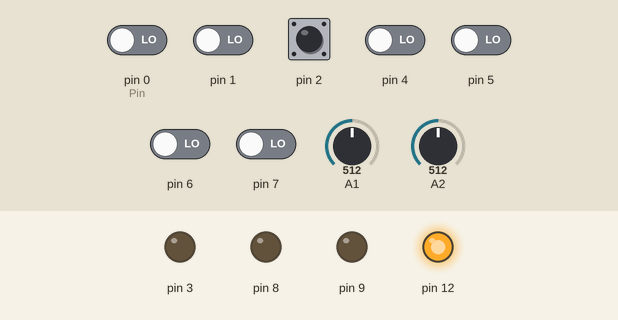
Simulated run of this sketch. Board: Arduino Uno, built for the host (arithmetic inside an expression is 32-bit, double 64-bit). Parts: output pins drawn as LEDs (lit = HIGH). The inputs (shaded band) are chosen by the test bench; at power-on: pin 2 HIGH, pin 0 (Pin), pin 1, pin 4–7 LOW, A1 = 512, A2 = 512. What the sketch prints to the serial monitor is not drawn.

Above: at 1.2 s.
1.3 s: pin 2 pulled LOW for 0.15 s
At 1.7 s:
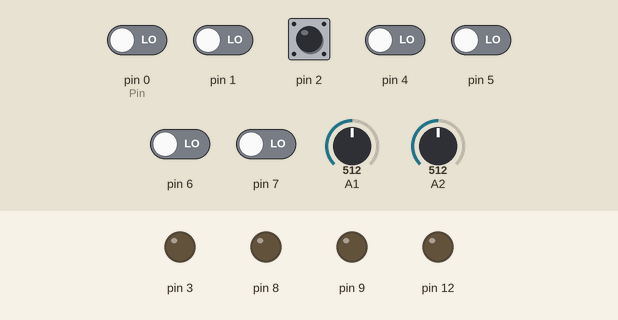
Timing chart, 0 to 4.3 s (numbered marks = the images above; inputs shaded):
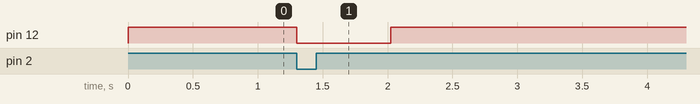

The sketch:

fotoino1.ino
```cpp
/************************************************************************************
*************************************************************************************
* He aquí el código fuente implementado para el Trabajo Fin de Grado con título:
*                 "Sistemas fotovoltaico Orientado a Docencia"
* Realizado por:
*                           Óscar Martínez Cano
*
* Este programa genera un par de señales PWM, una con el timer1, que controlará la
* conmutación de un convertidor elevador en función de medidas de tensión y corriente,
* con el fin de que el sistema opere a máxima potencia, y otra con el timer2, que
* controlará la conmutación de un inversor de puente completo. Además el sistema
* contará con * comunicación serie con un PC.
*
* Este software es de código abierto y puede ser consultado libremente.
*************************************************************************************
************************************************************************************/

/*************************Variables y constantes************************************/

int cnt20u = 0;         //Contador de 20 us
int cnt1m = 0;          //Contador de 1ms
int cambio = 0;         //Activa la segunda función de la rutina de overflow
//Valores de los ciclos de trabajo para obtener un seno al filtrar.
const int d1[11]=  {40, 35, 30, 25, 20, 20, 20, 25, 30, 35, 35}; //Señal en alta
const int d2[9] =      {10, 20, 25, 30, 35, 35, 30, 25, 15};     //Señal en baja
//Para obtener un valor exacto de V e I tomo p muestras en cada duty y promedio
const int p = 1000;     //Número de muestras a promediar
float Ip=0;             //Almacena la corriente media
float Vp=0;             //Almacena la tensión media
//El ciclo de trabajo varia de 0 a 33, dónde 33 equivale a D = 100%
const int medidas = 34; //Una medida más para la corriente en abierto
float Iin = 0;          //Corriente de entrada
float Vin = 0;          //Tensión de entrada
float Pin = 0;          //Potencia de entrada
float Pmaxima = 0;      //Para calcular la potencia máxima
int DpMax=0;            //Almacena el duty que da la potencia maxima

int cnt = 0; //contador de medidas
int dato=0; //dato recibido por el puerto serie
/***********************************************************************************/

void setup(){
  cli();               // Detiene las interrupciones
  Serial.begin(9600);  //Inicia la comunicación serie (9600 bits/seg)
  DDRB =  1 << DDB0 | 1 << DDB1 | 1<<DDB4; // 8 salida,9 salida(PWM, DC-DC),12 salida
  DDRD =  1 << DDD3 | 0 << DDD2;//3 salida(PWM, inv),2 entrada (botón)
  PORTD = 1 << PORTD2; // pin 2 a 1 (pullup), para detectar circuito cerrado (botón)
  PORTB = 1 << PORTB4; //12 a 1, pone el sistema en cortocircuito para que funcione.

  /*Timer 2. Genera la PWM del inversor y la señal de 50 Hz
    COM Clear OC2B on compare Match, set OC2B at BOTTOM (inverting) '1'
    WGM Fast PWM from bottom to OCRA, CS No prescaling */
  TCCR2A = 1<<COM2B1 | 1<<COM2B0 | 1<<WGM21 | 1<<WGM20;
  TCCR2B = 1<<WGM22 | 0<<CS22 | 1<<CS21 | 0<<CS20;            //P = 8
  OCR2A = 40;

  /*Timer 1. Genera la PWM del convertidor elevador.
    Phase & frequency correct PWM”,con final de cuenta (TOP)= ICR1
    Modo (“Clear OC1A/OC1B on Compare Match when upcounting
    Set OC1A/OC1B on Compare Match when downcounting*/
  TCCR1A = 1<<COM1A1 | 0<<COM1A0 | 1<<COM1B1 | 0<<COM1B0 | 0<<WGM11 | 0<<WGM10;
  TCCR1B = 1<<WGM13 | 0<<WGM12 | 0<<CS12 | 1<<CS11 | 0<<CS10; //P = 8;
  ICR1 = 33; // periodo = 0.033 ms -> 30kHz
  OCR1A = 16; //indica el duty (15 Por ejemplo ~50%)

  /* Activar interrupciones */
  TIMSK2 = 1 << TOIE0; //activar overflow interrupt on timer 2
  asm("SEI");          //enable global interrupt sei();
}


void loop(){
  /*Si pulso e botón o si recibo dato calibramos*/
  if((PIND & 1<<DDD2) == 0x00 || dato ==1) calibrar();
  //if (dato==1) calibrar();
}

/*Esta función se ejecuta cuando hay un evento por el puerto serie.
Mientras haya datos disponibles lee, si el dato recibido en un dígito lo
convierto a entero*/
void serialEvent() {
  while (Serial.available()) {
    // Conseguir un nuevo byte
    char inChar = (char)Serial.read();
    //Si es digito lo convierto a entero
    if( isDigit(inChar) ){
      dato = (inChar - '0');
      delay(50);
      //Envío el número de medidas que voy a tomar.
      Serial.println(medidas);
    }
  }
}

/* Esta función mide la tensión y la corriente, tomando p muestras para cada
   medida del ciclo de trabajo y calcula la potencia de entrada */
void medir(){
  int corriente;
  int tension;
  //Tomo p muestras de una misma medida y hago el promedio
  for(int i=0; i<p; i++){
    corriente = analogRead(A2);
    tension = analogRead(A1);
    //Almaceno la suma de las muestras
    Ip = Ip + corriente;
    Vp = Vp + tension;
  }
  //Divido por el total de muestras para hacer el promedio
  corriente = Ip/p;
  tension = Vp/p;
  // Pongo a cero para la siguiente calibración
  Ip=0;
  Vp=0;
  //Aplico una conversión y  factor de escala
  Iin = corriente * (5.0 / 1023.0) * 21.7; //En mA
  Vin = tension   * (5.0 / 1023.0) * 2.45; //En V
  Pin = Iin * Vin;                         //En mW
}

/* Esta función envía las datos de medidos por el puerto serie al PC */
void printar(){
  delay(50);
  Serial.println(Iin);
  delay(50);
  Serial.println(Vin);
  delay(50);
  Serial.println(Pin);
}

/* Esta función se encarga de automatizar el proceso de calibración.
   Para ello vario el ciclo de trabajo, realizo la medida, calculo
   la potencia máxima y almaceno el Duty que proporciona la potencia
   máxima. Y envío todos los datos                                  */
void calibrar(){
  OCR1A = 0;
  //La primera medida la tomo en circuito abierto.
  PORTB = 0 << PORTB4;
  delay(500);
  medir();
  //Cierro el circuito, envío los datos y empiezo a medir.
  PORTB = 1 << PORTB4;
  printar();

  for (int i=0; i<medidas; i++){
    OCR1A = i;
    delay(500);
    medir();
    if (Pin>Pmaxima){
      Pmaxima= Pin;
      DpMax = i;
    }
  printar();
  }
  //Selecciono el Duty que proporciona la potencia máxima.
  OCR1A = DpMax;
  //Pongo las variables a cero para la siguiente calibración.
  dato = 0;
  Pmaxima = 0;
}

/* Esta función se ejecuta cada vez que se desborda el timer 2 (20us).
   La rutina tiene dos estados; señal de 50Hz en baja y en alta y genera una señal
   PWM que controla el inversor de puente completo. */
ISR(TIMER2_OVF_vect){

  if (cambio == 0){ //Señal en baja
    // Cada 20us actualizo el valor del ciclo de trabajo
    if (cnt20u == 0) OCR2B = d2[cnt1m];
    //Cada vez que desborda incremento el contador de 20us
    cnt20u++;
    //Cada 50*20us es 1ms
    if (cnt1m != 8 && cnt20u == 49){
      cnt1m++;
      cnt20u = 0;
    }
    //El micro segundo de antes pongo la PWM a 0 porque tengo un retardo acumulado.
    else if (cnt1m == 8 && cnt20u == 48 ){
      OCR2B = 40;
    }
    //Cuando llego a 9ms tengo que esperar que terminen los 50us
    else if (cnt1m == 8 && cnt20u == 49 ){
      cnt1m=0;
      cnt20u = 0;
      cambio = 1;
      PINB = 1<<PORTB0;//Niega el valor del puerto B0 para generar los 50Hz
    }
  }
  else{ //Señal en alta. El funcionamiento es similar
    //Cada 20us actualizo el valor del ciclo de trabajo
    if (cnt20u == 0) OCR2B = d1[cnt1m];
    //Incremento el contador de 20us en cada overflow
    cnt20u++;
    //Cada 50*20us es 1ms
    if (cnt1m != 10 && cnt20u == 49){
      cnt1m++;
      cnt20u = 0;
    }
    //Cuando llego a 10ms tengo que esperar que terminen los 50us
    else if (cnt1m == 10 && cnt20u == 49){
      cnt1m=0;
      cnt20u = 0;
      cambio = 0;
      PINB = 1<<PORTB0;//Niega el valor del puerto B0
      OCR2B = d2[cnt1m];
    }
  }
}
```

Measured:
- after the input at 1.3 s, pin 12: HIGH → LOW at once, → HIGH 0.72 s later
